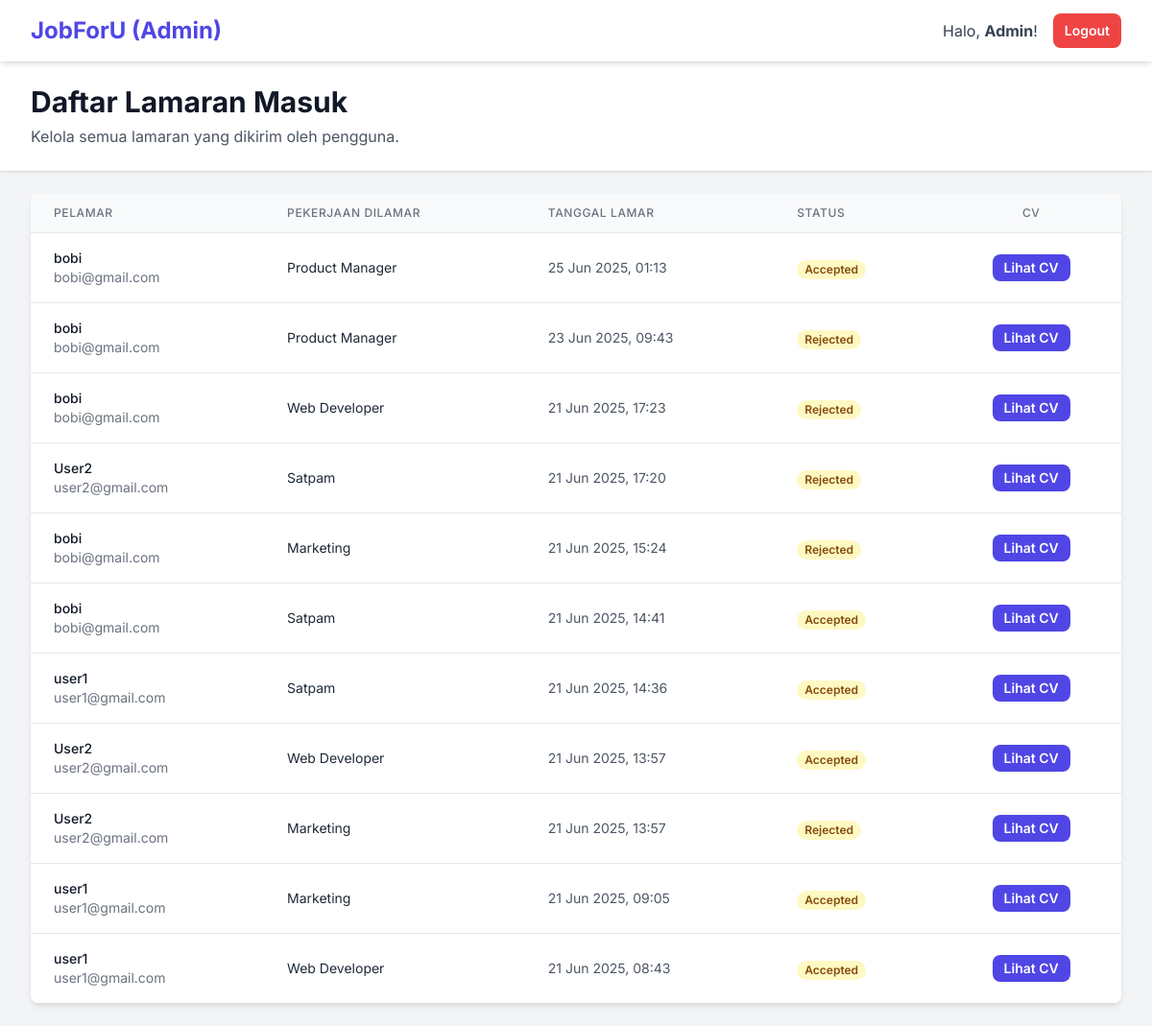
The page /view_applications.php (signed in) on the database its author committed.
### tables this page shows
CREATE TABLE `applications` (
  `id` int(11) NOT NULL,
  `job_id` int(11) NOT NULL,
  `user_id` int(11) NOT NULL,
  `cv_path` varchar(255) NOT NULL,
  `status` enum('pending','accepted','rejected') NOT NULL DEFAULT 'pending',
  `applied_at` timestamp NOT NULL DEFAULT current_timestamp()
);

CREATE TABLE `users` (
  `id` int(11) NOT NULL,
  `nama_lengkap` varchar(255) NOT NULL,
  `email` varchar(255) NOT NULL,
  `password` varchar(255) NOT NULL,
  `role` enum('admin','user') NOT NULL DEFAULT 'user',
  `created_at` timestamp NOT NULL DEFAULT current_timestamp()
);

CREATE TABLE `jobs` (
  `id` int(11) NOT NULL,
  `judul` varchar(255) NOT NULL,
  `deskripsi` text NOT NULL,
  `lokasi` varchar(100) NOT NULL,
  `gaji` varchar(100) DEFAULT NULL,
  `posted_at` timestamp NOT NULL DEFAULT current_timestamp(),
  `nama_perusahaan` varchar(20) NOT NULL
);

### view_applications.php (the view, shortened to what this page needs)
<?php
require_once "config.php";
$sql = "SELECT
            a.id,
            a.applied_at,
            a.status,
            a.cv_path,
            u.nama_lengkap,
            u.email,
            j.judul AS judul_pekerjaan
        FROM applications a
        JOIN users u ON a.user_id = u.id
        JOIN jobs j ON a.job_id = j.id
        ORDER BY a.applied_at DESC";
$applications_result = mysqli_query($db, $sql);
?>
<!DOCTYPE html>
<html lang="id">
<head>
    <script src="https://cdn.tailwindcss.com"></script>
    <link rel="stylesheet" href="style.css">
</head>
<body>
    <nav class="navbar">
        <div class="max-w-7xl mx-auto px-4 sm:px-6 lg:px-8">
            <div class="flex items-center justify-between h-16"><a href="admin_dashboard.php" class="text-2xl font-bold text-indigo-600">JobForU (Admin)</a>
                <div class="flex items-center"><span class="text-gray-700 mr-4">Halo, <b><?php echo htmlspecialchars($_SESSION["nama_lengkap"]); ?></b>!</span><a href="logout.php" class="btn btn-danger text-sm py-2 px-3">Logout</a></div>
            </div>
        </div>
    </nav>
    <header class="bg-white shadow">
        <div class="max-w-7xl mx-auto py-6 px-4 sm:px-6 lg:px-8">
            <h2 class="text-3xl font-bold leading-tight text-gray-900">Daftar Lamaran Masuk</h2>
            <p class="text-gray-600 mt-1">Kelola semua lamaran yang dikirim oleh pengguna.</p>
        </div>
    </header>
    <main class="max-w-7xl mx-auto py-6 sm:px-6 lg:px-8 fade-in">
        <div class="bg-white shadow-md rounded-lg overflow-x-auto">
            <table class="min-w-full divide-y divide-gray-200">
                <thead class="bg-gray-50">
                    <tr>
                        <th class="px-6 py-3 text-left text-xs font-medium text-gray-500 uppercase tracking-wider">Pelamar</th>
                        <th class="px-6 py-3 text-left text-xs font-medium text-gray-500 uppercase tracking-wider">Pekerjaan Dilamar</th>
                        <th class="px-6 py-3 text-left text-xs font-medium text-gray-500 uppercase tracking-wider">Tanggal Lamar</th>
                        <th class="px-6 py-3 text-left text-xs font-medium text-gray-500 uppercase tracking-wider">Status</th>
                        <th class="px-6 py-3 text-center text-xs font-medium text-gray-500 uppercase tracking-wider">CV</th>
                    </tr>
                </thead>
                <tbody class="bg-white divide-y divide-gray-200">
                    <?php
                    if (mysqli_num_rows($applications_result) > 0) {
                        while ($app = mysqli_fetch_assoc($applications_result)) {
                            echo "<tr class='hover:bg-gray-50 transition'>";
                            echo "<td class='px-6 py-4 whitespace-nowrap'><div class='text-sm font-medium text-gray-900'>" . htmlspecialchars($app['nama_lengkap']) . "</div><div class='text-sm text-gray-500'>" . htmlspecialchars($app['email']) . "</div></td>";
                            echo "<td class='px-6 py-4 whitespace-nowrap text-sm text-gray-800'>" . htmlspecialchars($app['judul_pekerjaan']) . "</td>";
                            echo "<td class='px-6 py-4 whitespace-nowrap text-sm text-gray-600'>" . date('d M Y, H:i', strtotime($app['applied_at'])) . "</td>";
                            echo "<td class='px-6 py-4 whitespace-nowrap'><span class='px-2 inline-flex text-xs leading-5 font-semibold rounded-full bg-yellow-100 text-yellow-800'>" . ucfirst($app['status']) . "</span></td>";
                            echo "<td class='px-6 py-4 whitespace-nowrap text-center text-sm font-medium'><a href='" . htmlspecialchars($app['cv_path']) . "' target='_blank' class='btn btn-primary py-1 px-3 text-sm'>Lihat CV</a></td>";
                            echo "</tr>";
                        }
                    } else {
                        echo "<tr><td colspan='5' class='text-center py-10 text-gray-500'>Belum ada lamaran yang masuk.</td></tr>";
                    }
                    ?>
                </tbody>
            </table>
        </div>
    </main>
</body>
</html>

### style.css (style rules this page uses)
:root { --primary-color: #4f46e5; --primary-hover: #4338ca; --danger-color: #ef4444; --danger-hover: #dc2626; --success-color: #22c55e; --light-gray: #f3f4f6; --medium-gray: #6b7280; --dark-gray: #1f2937; --font-family: "Inter", sans-serif; --card-shadow: 0 4px 6px -1px rgb(0 0 0 / 0.1), 0 2px 4px -2px rgb(0 0 0 / 0.1); --card-shadow-hover: 0 10px 15px -3px rgb(0 0 0 / 0.1), 0 4px 6px -4px rgb(0 0 0 / 0.1); }
body { font-family: var(--font-family); background-color: var(--light-gray); color: var(--dark-gray); -webkit-font-smoothing: antialiased; -moz-osx-font-smoothing: grayscale; }
.btn { display: inline-block; font-weight: 600; padding: 0.75rem 1.5rem; border-radius: 0.5rem; border: none; cursor: pointer; text-align: center; transition: all 0.2s ease-in-out; text-decoration: none; }
.btn-primary { background-color: var(--primary-color); color: white; }
.btn-danger { background-color: var(--danger-color); color: white; }
.navbar { background-color: white; box-shadow: var(--card-shadow); position: sticky; top: 0; z-index: 50; }
.fade-in { animation: fadeIn 0.5s ease-out forwards; }

### rows shown on the page
applications: user.nama_lengkap "bobi", user.email "bobi@gmail.com", job.judul "Product Manager", applied_at "25 Jun 2025, 01:13", status "Accepted"
applications: user.nama_lengkap "bobi", user.email "bobi@gmail.com", job.judul "Product Manager", applied_at "23 Jun 2025, 09:43", status "Rejected"
applications: user.nama_lengkap "bobi", user.email "bobi@gmail.com", job.judul "Web Developer", applied_at "21 Jun 2025, 17:23", status "Rejected"
applications: user.nama_lengkap "User2", user.email "user2@gmail.com", job.judul "Satpam", applied_at "21 Jun 2025, 17:20", status "Rejected"
applications: user.nama_lengkap "bobi", user.email "bobi@gmail.com", job.judul "Marketing", applied_at "21 Jun 2025, 15:24", status "Rejected"
applications: user.nama_lengkap "bobi", user.email "bobi@gmail.com", job.judul "Satpam", applied_at "21 Jun 2025, 14:41", status "Accepted"
applications: user.nama_lengkap "user1", user.email "user1@gmail.com", job.judul "Satpam", applied_at "21 Jun 2025, 14:36", status "Accepted"
applications: user.nama_lengkap "User2", user.email "user2@gmail.com", job.judul "Web Developer", applied_at "21 Jun 2025, 13:57", status "Accepted"
applications: user.nama_lengkap "User2", user.email "user2@gmail.com", job.judul "Marketing", applied_at "21 Jun 2025, 13:57", status "Rejected"
applications: user.nama_lengkap "user1", user.email "user1@gmail.com", job.judul "Marketing", applied_at "21 Jun 2025, 09:05", status "Accepted"
applications: user.nama_lengkap "user1", user.email "user1@gmail.com", job.judul "Web Developer", applied_at "21 Jun 2025, 08:43", status "Accepted"

### other values the page prints
$_SESSION["nama_lengkap"] "Admin"
